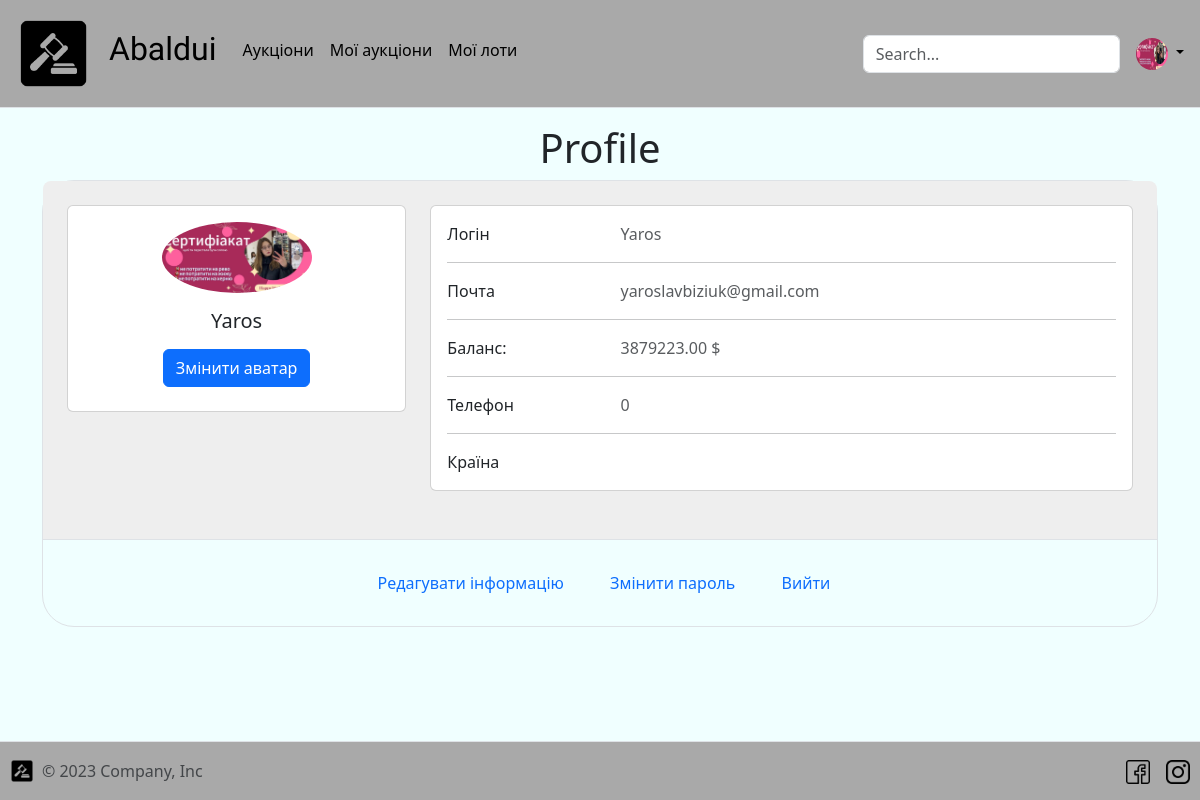
The app's page /account/ (signed in), older data.
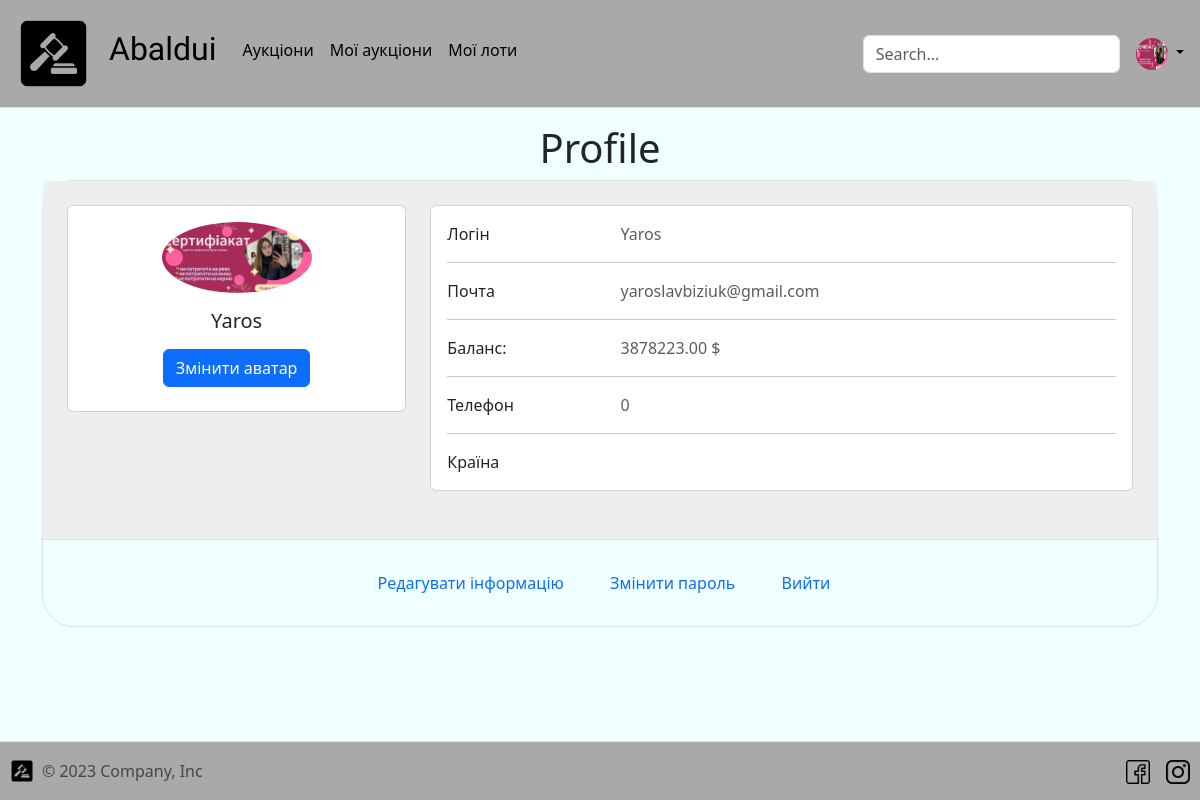
The same page, newer data.
### auction/models.py (models this page shows)
class User(AbstractUser):
    balance = models.DecimalField(max_digits=15, decimal_places=2, default=0)
    avatar = models.ImageField(
        upload_to="media/avatars",
        default="media/avatars/default_user.png"
    )
    phone = models.CharField(max_length=14, default=0)

### hakaton/views.py (the view)
# urls.py: path('account/', account, name="account"),
@login_required
def account(request: HttpRequest):
    context = {
        'user': request.user
    }
    return render(request, "profile.html", context=context)

### templates/profile.html (shortened to what this page needs)
{% extends "base.html" %} {% block content %} {% load static %}
  <div class="container">
    <h1 style="text-align: center">Profile</h1>
    <section class="pb-4">
      <div class="border rounded-5">
        <section class="w-100 p-4" style="background-color: #eee; border-radius: 0.5rem 0.5rem 0 0">
          <div class="row">
            <div class="col-lg-4">
              <div class="card mb-4">
                <div class="card-body text-center">
                  <img src="/{{ user.avatar }}" alt="avatar" class="rounded-circle img-fluid" style="width: 150px">
                  <h5 class="my-3">{{ user }}</h5>
                  <div class="d-flex justify-content-center mb-2">
                    <button type="button" class="btn btn-primary">
                      Змінити аватар
                    </button>
                  </div>
                </div>
              </div>
            </div>
            <div class="col-lg-8">
              <div class="card mb-4">
                <div class="card-body">
                  <div class="row">
                    <div class="col-sm-3">
                      <p class="mb-0">Логін</p>
                    </div>
                    <div class="col-sm-9">
                      <p class="text-muted mb-0">
                        {{ user }}
                      </p>
                    </div>
                  </div>
                  <hr>
                  <div class="row">
                    <div class="col-sm-3">
                      <p class="mb-0">Почта</p>
                    </div>
                    <div class="col-sm-9">
                      <p class="text-muted mb-0">
                        {{ user.email }}
                      </p>
                    </div>
                  </div>
                  <hr>
                  <div class="row">
                    <div class="col-sm-3">
                      <p class="mb-0">Баланс:</p>
                    </div>
                    <div class="col-sm-9">
                      <p class="text-muted mb-0">
                        {{ user.balance }} $
                      </p>
                    </div>
                  </div>
                  <hr>
                  <div class="row">
                    <div class="col-sm-3">
                      <p class="mb-0">Телефон</p>
                    </div>
                    <div class="col-sm-9">
                      <p class="text-muted mb-0">
                        {{ user.phone }}
                      </p>
                    </div>
                  </div>
                  <hr>
                  <div class="row">
                    <div class="col-sm-3">
                      <p class="mb-0">Країна</p>
                    </div>
                    <div class="col-sm-9">
                    </div>
                  </div>
                </div>
              </div>
            </div>
          </div>
        </section>
        <div class="p-4 text-center border-top mobile-hidden">
          <a class="btn btn-link px-3 collapsed" data-mdb-collapse-init="" href="#example3" role="button"
             aria-expanded="false" aria-controls="example3" data-ripple-color="hsl(0, 0%, 67%)">
            <span class="d-none d-md-inline-block"> Редагувати інформацію </span>
          </a>
          <a class="btn btn-link px-3" data-ripple-color="hsl(0, 0%, 67%)">
            <span class="d-none d-md-inline-block export-to-snippet pe-none">
                        Змінити пароль
                    </span>
          </a>
          <a class="btn btn-link px-3" data-ripple-color="hsl(0, 0%, 67%)" href="/accounts/logout/?next=/account/">
            <span class="d-none d-md-inline-block export-to-snippet pe-none">
                        Вийти
                    </span>
          </a>
        </div>
      </div>
    </section>
  </div>
{% endblock %}

### templates/includes/nav-bar.html (shortened to what this page needs)
{% load static %}
<header class="p-3 mb-3 border-bottom">
  <div class="d-flex flex-wrap align-items-center justify-content-center justify-content-lg-start">
    <a href="/"
       class="d-flex align-items-center mb-2 mb-lg-0 link-body-emphasis text-decoration-none"
    >
      <img height="75px"
           width="75px"
           src="{% static 'img/logo.png' %}"
           alt="Logo"
      >
    </a>
    <ul class="nav col-12 col-lg-auto me-lg-auto mb-2 justify-content-center mb-md-0">
      <li>
        <a href="/" class="nav-link px-2 link-body-emphasis">
          <h2 style="font-family: 'Protest Revolution', sans-serif; padding-left: 10px; padding-right: 10px">
            Abaldui</h2>
        </a>
      </li>
      <li class="mt-2">
        <a href="/auction" class="nav-link px-2 link-body-emphasis">Аукціони</a>
      </li>
      <li class="mt-2">
        <a href="/auction/my-auctions" class="nav-link px-2 link-body-emphasis">Мої аукціони</a>
      </li>
      <li class="mt-2">
        <a href="/auction/my-lots" class="nav-link px-2 link-body-emphasis">Мої лоти</a>
      </li>
    </ul>
    <form class="col-12 col-lg-auto mb-3 mb-lg-0 me-lg-3" role="search" method="post" action="/auction/">
      <input name="query" type="search"
             class="form-control"
             placeholder="Search..."
             aria-label="Search"
      />
    </form>
    {% if request.user.is_authenticated %}
      <div class="dropdown text-end">
        <a href="#"
           class="d-block link-body-emphasis text-decoration-none dropdown-toggle"
           data-bs-toggle="dropdown"
           aria-expanded="false"
        >
          <img
          src="/{{ request.user.avatar }}"
          width="32"
          height="32"
          class="rounded-circle"
          />
        </a>
      </div>
    {% endif %}
  </div>
</header>

Row changes from the older to the newer data that the page shows:
changed User "Yaros": balance "3879223.00" → "3878223.00"
